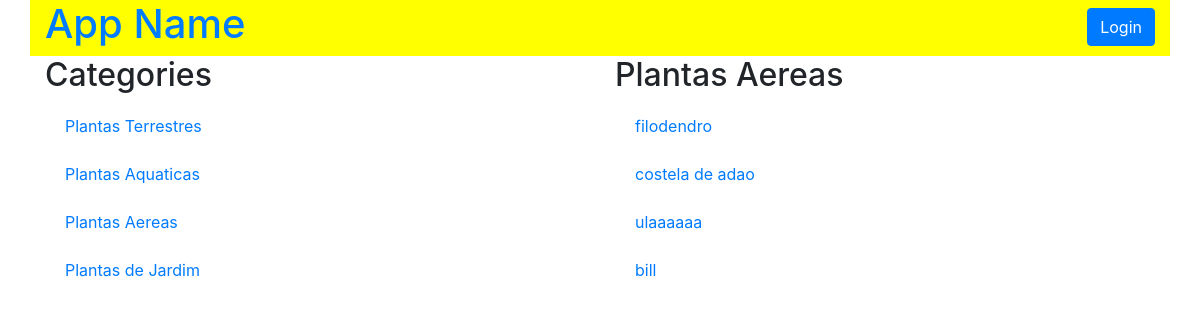
Page /category/3/items on the earlier database version.
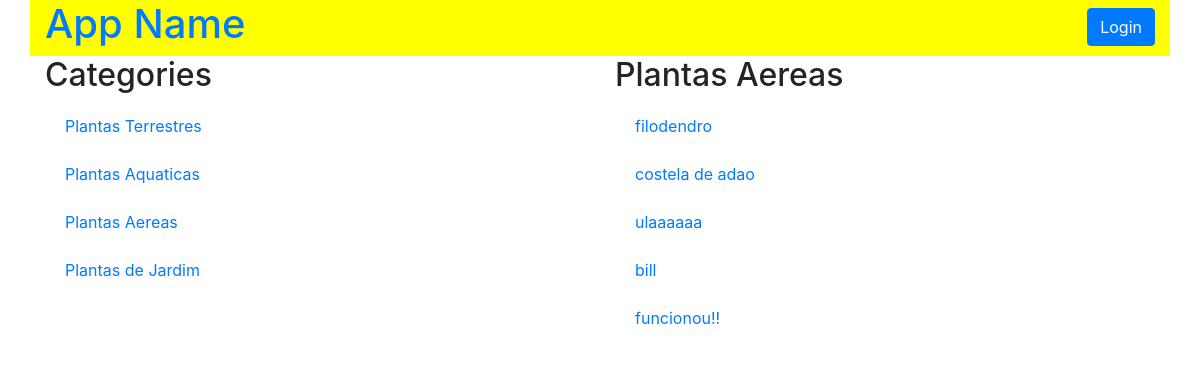
Same page on the later database version.
### models.py (models this page shows, shortened)
class Category(Base):
    __tablename__ = 'category'
    id = Column(Integer, primary_key=True)
    name = Column(String(50), nullable=False)

class Item(Base):
    __tablename__ = 'item'
    id = Column(Integer, primary_key=True)
    name = Column(String(50), nullable=False)
    description = Column(String(1000), nullable=False)
    category_id = Column(Integer, ForeignKey('category.id'))
    category = relationship(Category)

### application.py (the view)
@app.route('/category/<int:category_id>/items')
def categoryFunction(category_id):
    category = session.query(Category)
    category2 = session.query(Category).filter_by(id=category_id).first()
    if not hasattr(category2, 'id'):
        return "this category not exist"
    items = session.query(Item).filter_by(category_id=category2.id)
    if 'username' not in login_session:
        if items.count() == 0:
            flash("You have no items yet!")
            return render_template('publicCategory.html', plantas=category, plantas2=category2, itemName=items)
        else:
            return render_template('publicCategory.html', plantas=category, plantas2=category2, itemName=items)
    else:
        if items.count() == 0:
            flash("You have no items yet!")
            return render_template('category.html', plantas=category, plantas2=category2, itemName=items)
        else:
            return render_template('category.html', plantas=category, plantas2=category2, itemName=items)

### templates/publicCategory.html (shortened to what this page needs)
{% extends "main.html" %}
{% block content %}
{% include "header.html" %}
    <section class="row">
      <div class="col-md-6">
        <h2>Categories</h2>
        {% for i in plantas %}
          <div class="list-group">
            <a href="{{ url_for('categoryFunction', category_id=i.id)}}" class="list-group-item" class="list-group-item">{{ i.name }}</a>
          </div>
        {% endfor %}
      </div>
      <div class="col-md-6">
        <h2>{{ plantas2.name }}</h2>
        {% for i in itemName %}
          <div class="list-group">
            <a href="{{ url_for('itemFunction', item_id=i.id, category_id=plantas2.id)}}" class="list-group-item" class="list-group-item">{{ i.name }}</a>
          </div>
        {% endfor %}
      </div>
    </section>
{% endblock %}

Differences in the rows shown:
added Item: name "funcionou!!"
